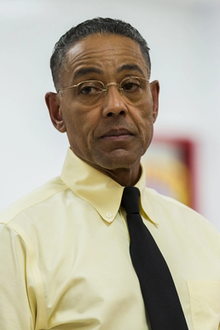
#> input picture Treinamento10/gus.png, 220 x 330 px
$ python main.py
#> lines starting #> are read from the running program, lines starting #| are printed output that depends on the picture; after the words box and inside, x2 and y2 are one past the last pixel; in counts of white or black regions, pixels touching at a corner belong together
import cv2 as cv
import numpy as np
from matplotlib import pyplot as plt


def compute_fshift(image):
    f_transform = np.fft.fft2(image)
    return np.fft.fftshift(f_transform)


def generate_responses(image, fshift, D0=10, n=1):
    height, width = image.shape[:2]

    ideal_filter = create_ideal_filter(height, width, D0)
    butterworth_filter = create_butterworth_filter(height, width, D0, n)
    gaussian_filter = create_gaussian_filter(height, width, D0)

    response_ideal = np.abs(np.fft.ifft2(np.fft.ifftshift(fshift * ideal_filter)))
    response_butterworth = np.abs(
        np.fft.ifft2(np.fft.ifftshift(fshift * butterworth_filter))
    )
    response_gaussian = np.abs(np.fft.ifft2(np.fft.ifftshift(fshift * gaussian_filter)))

    display_responses(response_ideal, response_butterworth, response_gaussian)


def create_ideal_filter(height, width, D0):
    filter_array = np.zeros((height, width), dtype=np.float32)

    for h in range(height):
        for w in range(width):
            D = np.sqrt((h - height / 2) ** 2 + (w - width / 2) ** 2)
            if D <= D0:
                filter_array[h, w] = 1

    return filter_array


def create_butterworth_filter(height, width, D0, n):
    filter_array = np.zeros((height, width), dtype=np.float32)

    for h in range(height):
        for w in range(width):
            D = np.sqrt((h - height / 2) ** 2 + (w - width / 2) ** 2)
            filter_array[h, w] = 1 / (1 + (D / D0) ** (2 * n))

    return filter_array


def create_gaussian_filter(height, width, D0):
    filter_array = np.zeros((height, width), dtype=np.float32)

    for h in range(height):
        for w in range(width):
            D = np.sqrt((h - height / 2) ** 2 + (w - width / 2) ** 2)
            filter_array[h, w] = np.exp(-(D**2) / (2 * D0**2))

    return filter_array


def display_responses(response_ideal, response_butterworth, response_gaussian):
    plt.figure(figsize=(12, 4))

    plt.subplot(1, 2, 1)
    plt.imshow(response_ideal, cmap="gray")
    plt.title("Ideal Filter")
    plt.xticks([])
    plt.yticks([])

    plt.subplot(2, 2, 2)
    plt.imshow(response_butterworth, cmap="gray")
    plt.title("Butterworth Filter")
    plt.xticks([])
    plt.yticks([])

    plt.subplot(2, 2, 4)
    plt.imshow(response_gaussian, cmap="gray")
    plt.title("Gaussian Filter")
    plt.xticks([])
    plt.yticks([])

    plt.show()


if __name__ == "__main__":
    image = cv.imread("./gus.png", cv.IMREAD_GRAYSCALE)
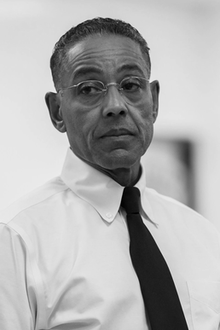
#> image: shape (330, 220); min 0, max 243, mean 175.3

    if image is None:
        print("Unable to read the image.")
    else:
        fshift = compute_fshift(image)
        generate_responses(image, fshift, D0=10, n=1)
#> after the loop in create_ideal_filter, `for h in range(height):`:
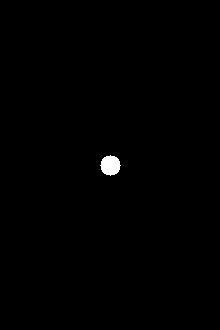
#> filter_array: shape (330, 220) float32; values 0 (black) and 1 (white), 0.44% white; 1 white region, box (x1, y1, x2, y2) and area: (100, 155, 121, 176) 317
#> after the loop in create_butterworth_filter, `for h in range(height):`:
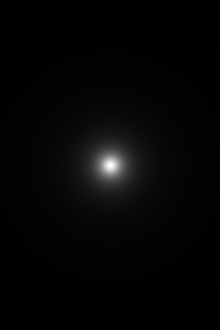
#> filter_array: shape (330, 220) float32; min 0.00254, max 1, mean 0.0233
#> in generate_responses, `response_ideal = np.abs(np.fft.ifft2(np.fft.ifftshift(fshift * ideal_f..`:
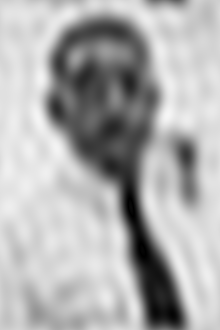
#> response_ideal: shape (330, 220) float64; min 0.00318, max 246.6, mean 175.4
#> in generate_responses, `response_butterworth = np.abs( np.fft.ifft2(np.fft.ifftshift(fshift * ..`:
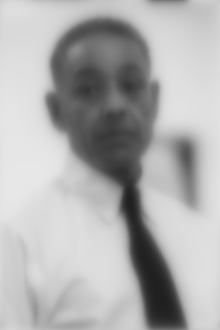
#> response_butterworth: shape (330, 220) float64; min 31.98, max 232, mean 175.3
